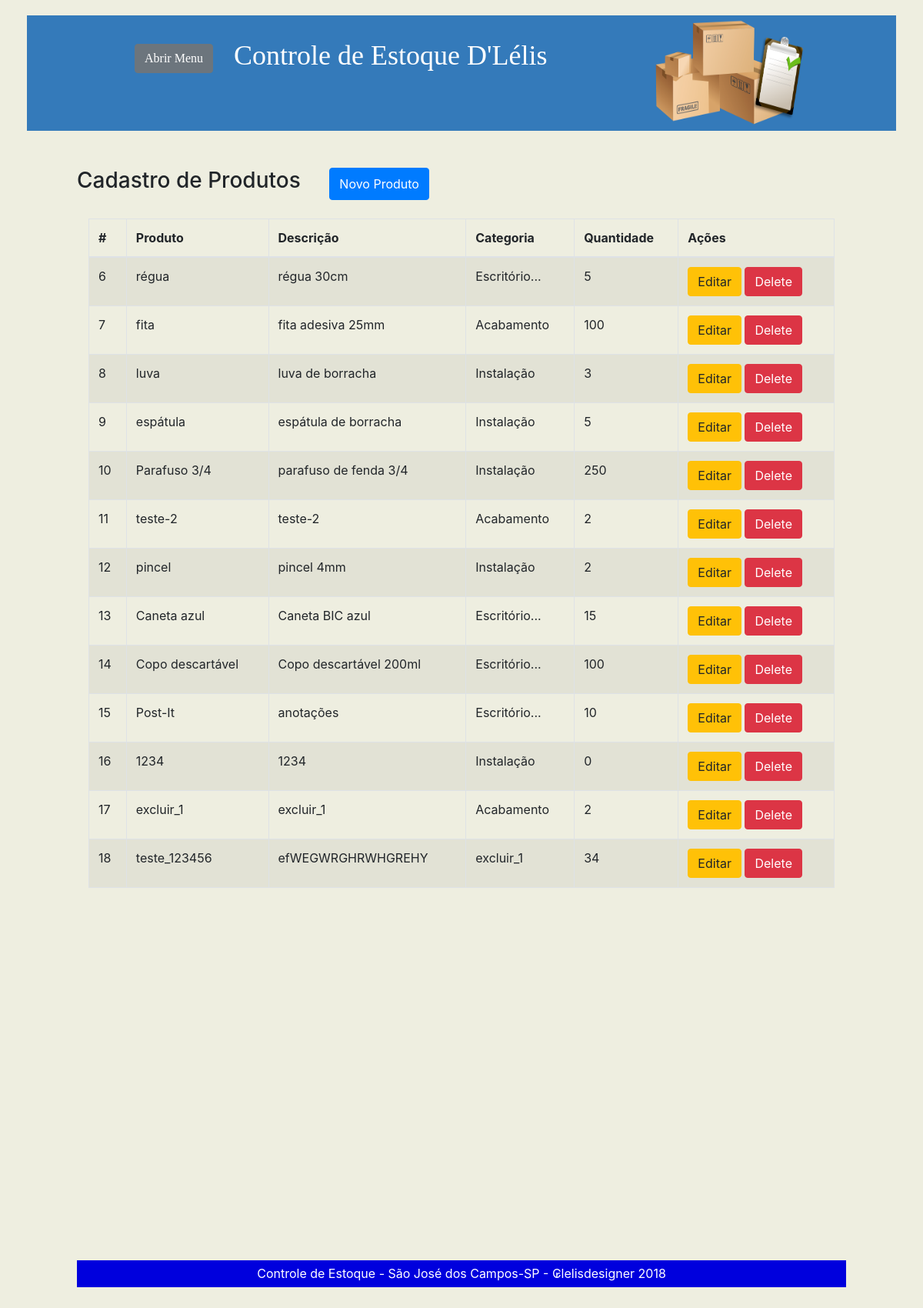
/produtos.php, run on the app's committed database.
### tables this page shows
CREATE TABLE `produtos` (
  `id` int(5) NOT NULL,
  `categoria_id` varchar(50) NOT NULL,
  `nome_prod` varchar(50) NOT NULL,
  `descricao_prod` varchar(150) NOT NULL,
  `qtde_prod` int(5) NOT NULL
);

### produtos.php (the view, shortened to what this page needs)
<?php
	include 'conexao.php';
	$consulta_prod = $con->query("SELECT * FROM produtos");
?>
<!DOCTYPE html>
<html lang="en">
<head>
    <link href="vendor/bootstrap/css/bootstrap.min.css" rel="stylesheet">
    <link href="css/simple-sidebar.css" rel="stylesheet">
</head>
<body>
<div id="wrapper">
	<div id="page-content-wrapper">
		<div class="container-fluid">
			<div class="topo2">
				<div class="banner">
					<div class="bannerinterior">
						<div class="banneresquerda">
							<div class="frase1">
							<input type="button" onclick="mudarNome()" value="Abrir Menu" href="#menu-toggle" class="btn btn-secondary" id="menu-toggle">
							&nbsp Controle de Estoque D'Lélis
							</div>
						</div>
						<div class="bannerdireita">
							<img src="images/caixas.png" width= "200px" height= "145px"/>
						</div>
					</div>
				</div>
				<div class="conteudo">
					<div class="conteudointerno">
					<br><br>
					<div id="top" class="row">
					<h3 class="col-md-4 control-label" for="termo">Cadastro de Produtos</h3>
					<button type="button" data-toggle="modal" data-target="#myModalcad" class="btn btn-primary"><span class="glyphicon glyphicon-plus"></span>Novo Produto</button>
					</div>
					<br>
						<div class="table-responsive col-md-12">
							<table class="table table-striped table-bordered table-hover">
							  <thead>
								<tr>
								  <th scope="col">#</th>
								  <th scope="col">Produto</th>
								  <th scope="col">Descrição</th>
								  <th scope="col">Categoria</th>
								  <th scope="col">Quantidade</th>
								  <th scope="col">Ações</th>
								</tr>
							  </thead>
							  <tbody>
							  <?php
							  foreach($consulta_prod AS $linha){ ?>
								<tr>
									<td><?php echo $linha['id'];?></td>
									<td><?php echo $linha['nome_prod'];?></td>
									<td><?php echo $linha['descricao_prod'];?></td>
									<td><?php echo $linha['categoria_id'];?></td>
									<td><?php echo $linha['qtde_prod'];?></td>
									<td>
										<a href="javascript:edt_id('<?php echo $linha['id']; ?>')" class="btn btn-warning"><span class="glyphicon glyphicon-edit"></span> Editar</a>
										<button onClick="confirma_excluir(<?php echo $linha['id']; ?>)"  class="btn btn-danger"><span class="glyphicon glyphicon-trash"></span> Delete</button>
									</td>
								</tr>
							  <?php }  ?>
							  </tbody>
							</table><br>
						</div>
						<br>
							<div class="rodape">
									<p>Controle de Estoque - São José dos Campos-SP  -  ₢lelisdesigner 2018</p>
							</div>
					</div><br>
				</div><br>
			</div>
		</div>
	</div>
</div>
</body>
</html>

### css/simple-sidebar.css (style rules this page uses)
body { overflow-x: hidden; background-color: #EEEEE0; }
.topo2 { width: 100%; height: 100px; background-color: #fff; border-radius: 2px; }
input { border: 2px solid #ccc; border-radius: 5px; }
.banner { height: 150px; background-color: #347aba; }
.bannerinterior { width: 900px; margin: auto; }
.banneresquerda { float: left; }
.bannerdireita { float: right; }
.frase1 { font-size: 36px; font-family: arial bold; color: #ffffff; margin: 25px; }
.conteudointerno { width: 1000px; margin: auto; height: auto; }
#wrapper { padding-left: 0; -webkit-transition: all 0.5s ease; -moz-transition: all 0.5s ease; -o-transition: all 0.5s ease; transition: all 0.5s ease; }
#page-content-wrapper { width: 100%; position: absolute; padding: 15px; }
@media (min-width:768px) { #wrapper { padding-left: 0; } }
@media (min-width:768px) { #page-content-wrapper { padding: 20px; position: relative; } }
@media (min-width:768px) { .rodape { width: 100%; height: 35px; background-color: #0000DD; color: #FFF; bottom: 0px; margin-top: 420px; text-align: center; line-height: 35px; } }

### data on the page
produtos: id "6", nome_prod "régua", descricao_prod "régua 30cm", categoria "Escritório...", qtde_prod "5"
produtos: id "7", nome_prod "fita", descricao_prod "fita adesiva 25mm", categoria "Acabamento", qtde_prod "100"
produtos: id "8", nome_prod "luva", descricao_prod "luva de borracha", categoria "Instalação", qtde_prod "3"
produtos: id "9", nome_prod "espátula", descricao_prod "espátula de borracha", categoria "Instalação", qtde_prod "5"
produtos: id "10", nome_prod "Parafuso 3/4", descricao_prod "parafuso de fenda 3/4", categoria "Instalação", qtde_prod "250"
produtos: id "11", nome_prod "teste-2", descricao_prod "teste-2", categoria "Acabamento", qtde_prod "2"
produtos: id "12", nome_prod "pincel", descricao_prod "pincel 4mm", categoria "Instalação", qtde_prod "2"
produtos: id "13", nome_prod "Caneta azul", descricao_prod "Caneta BIC azul", categoria "Escritório...", qtde_prod "15"
produtos: id "14", nome_prod "Copo descartável", descricao_prod "Copo descartável 200ml", categoria "Escritório...", qtde_prod "100"
produtos: id "15", nome_prod "Post-It", descricao_prod "anotações", categoria "Escritório...", qtde_prod "10"
produtos: id "16", nome_prod "1234", descricao_prod "1234", categoria "Instalação", qtde_prod "0"
produtos: id "17", nome_prod "excluir_1", descricao_prod "excluir_1", categoria "Acabamento", qtde_prod "2"
produtos: id "18", nome_prod "teste_123456", descricao_prod "efWEGWRGHRWHGREHY", categoria "excluir_1", qtde_prod "34"
